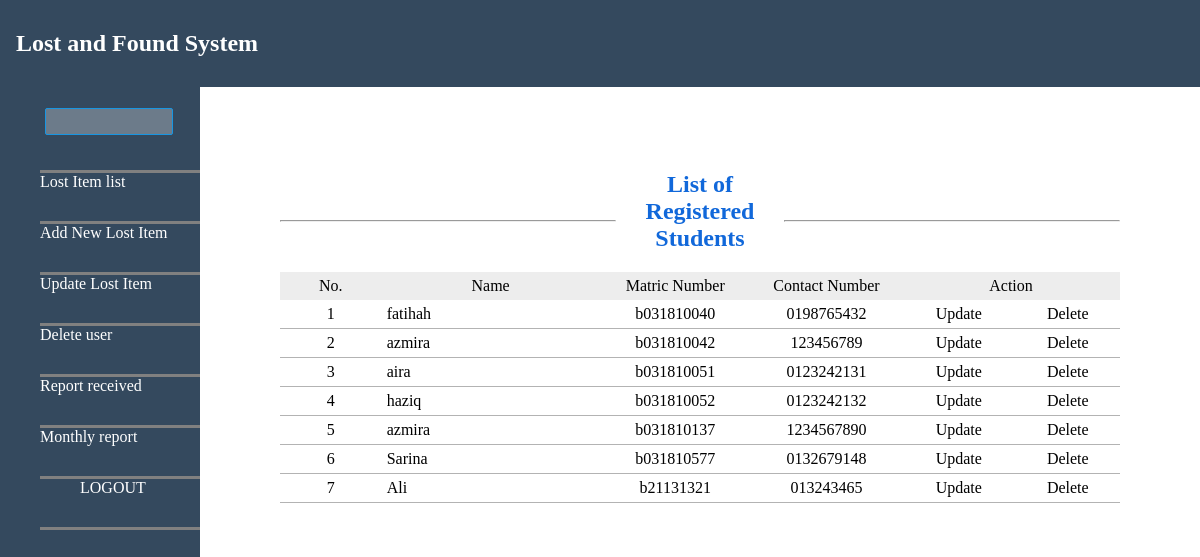
The app's page /deluser.php with its own data.
### tables this page shows
CREATE TABLE `user` (
  `matric_no` varchar(10) NOT NULL,
  `Fname` char(30) NOT NULL,
  `cnum` varchar(15) NOT NULL,
  `password` varchar(8) NOT NULL
);

### deluser.php (the view, shortened to what this page needs)
<html>
<head>
<link rel="stylesheet" type="text/css" href="styles/style_admin.css">
</head>
<body>
<div class="main">
		<?php include 'menuA.php'; ?>
	</div>
<div class="Mcontent">
	<br><br><br><br>
		<table align="center" border="0" width="70%" cellpadding="0" cellspacing="0">
			<td><hr></td>
				<td width="20%" align="center"><h2><font color="#1168da">List of Registered Students</font></h2></td>
			<td><hr></td>
		</table>
				<form action="" method="post">
				<table align="center" border="0" width="70%" cellpadding="5" cellspacing="0">
					<tr  align="center">
						<td width="7%" style="background-color: #ededed;">No.</td>
						<td width="15%" style="background-color: #ededed;">Name</td>
						<td width="10%" style="background-color: #ededed;">Matric Number</td>
						<td width="10%" style="background-color: #ededed;">Contact Number</td>
						<td width="15%" style="background-color: #ededed;" colspan=2>Action</td>
					</tr>
					<?php
						include ('connection.php');
						$sql = "SELECT * FROM user";
						$result = mysqli_query($conn,$sql);
						if ($result == TRUE) {
							$no = 0;
							while($row = mysqli_fetch_array($result)){
					?>
					<tr>
						<td style="border-bottom: 1px solid #b3b3b3;" align="center"><?php echo ++$no; ?></td>
						<td style="border-bottom: 1px solid #b3b3b3;"><?php echo $row['Fname']; ?></td>
						<td style="border-bottom: 1px solid #b3b3b3;" align="center"><?php echo $row['matric_no']; ?></td>
						<td style="border-bottom: 1px solid #b3b3b3;" align="center"><?php echo $row['cnum']; ?></td>
						<td style="border-bottom: 1px solid #b3b3b3;" align="center"><a style="color: black" href="updateUser.php?matric_no=<?php echo $row['matric_no']; ?>" onClick="return confirm('Are You Sure?')">Update</a></td>
						<td style="border-bottom: 1px solid #b3b3b3;" align="center"><a style="color: black" href="deleteUser1.php?matric_no=<?php echo $row['matric_no']; ?>"
								onClick="return confirm('Are You Sure?')">Delete</a></td>
					</tr>
					<?php
							}
						} else {
								echo "0 Results";
							}
						?>
				</table>
				</form>
	</div
</body>
</html>

### menuA.php (shortened to what this page needs)
<!doctype html>
<html>
<head>
<link rel="stylesheet" type="text/css" href="styles/style_admin.css">
	<tr>
<div class="header" id="myHeader">
  <h2>Lost and Found System</h2>
</div>
<?php
		$name = $_SESSION['name'];
		include ('connection.php');
		$sql = "SELECT * FROM admin WHERE name = '$name'";
		$result=mysqli_query($conn,$sql);
		$row=mysqli_fetch_array($result);
?>
</head>
<body>
	<div id="sidemenu">
	<div id="sidemenu">
    <ul style="list-style-type:none;">
    <li><input class="Minput" type="text" name="name" value="<?php echo $row['name']; ?>"disabled></li>
   	<li><a href="list.php"> Lost Item list </a></li>
    <li><a href="add.php"> Add New Lost Item </a></li>
	<li><a href="action.php"> Update Lost Item</a></li>
	<li><a href="deluser.php"> Delete user </a></li>
	<li><a href="reportrecv.php"> Report received </a></li>
	<li><a href="admin.php"> Monthly report </a></li>
	 <li> <a href="logout.php" class="menu" onClick="return confirm('Are You Sure ?')">Logout</a></li>
 </ul>
</div>
</div>
</body>
</html>

### styles/style_admin.css (style rules this page uses)
body { margin: 0px; border: 0px; }
#sidemenu { float: left; width: 200px; background: #34495e; height: 100%; }
li { padding-bottom: 30px; border-bottom: 3px solid grey; color: white; }
a { text-decoration:none; color:white; }
.Mcontent { margin left: 16%; margin-top: 1%; margin right:1%; margin-bottom: 5%; }
.Minput { padding: 5px; margin: 5px; border-radius: 2px; width: 80%; border: 1.5px solid #1896e2; }
.menu { text-transform: uppercase; text-decoration: none; margin: 15px 40px; height: 100px; background: #34495e; }

### menuA.php (style rules this page uses)
.header { padding: 10px 16px; background: #34495e; color: #fff; }

### records on screen
user: Fname "fatihah", matric_no "b031810040", cnum "0198765432"
user: Fname "azmira", matric_no "b031810042", cnum "123456789"
user: Fname "aira", matric_no "b031810051", cnum "0123242131"
user: Fname "haziq", matric_no "b031810052", cnum "0123242132"
user: Fname "azmira", matric_no "b031810137", cnum "1234567890"
user: Fname "Sarina", matric_no "b031810577", cnum "0132679148"
user: Fname "Ali", matric_no "b21131321", cnum "013243465"
